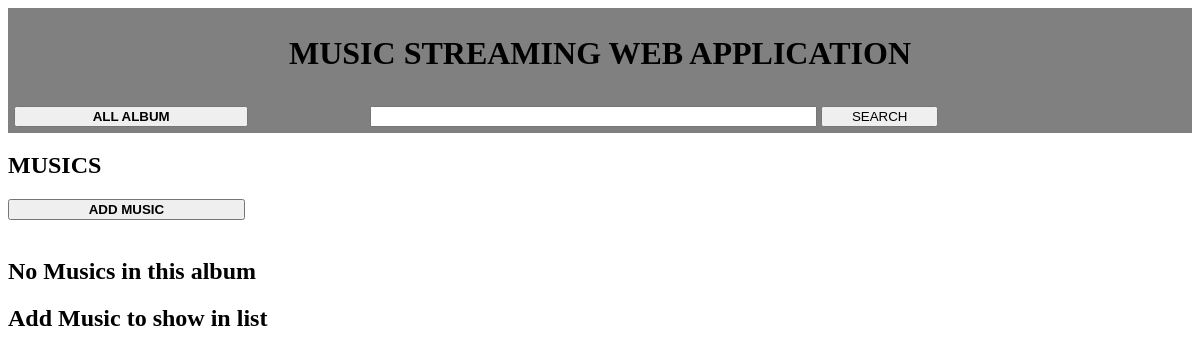
The app's page /Album/Music/4, older data.
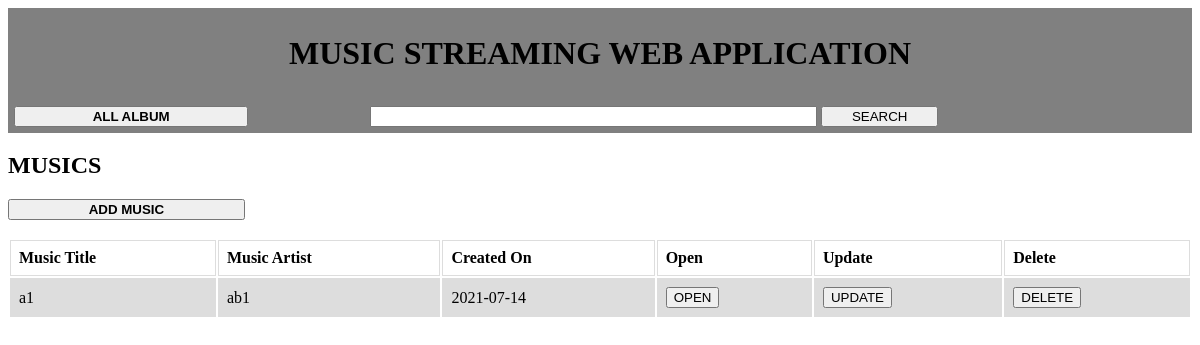
The same page, newer data.
### app.py (models this page shows, shortened)
class Music(db.Model):
    id = db.Column(db.Integer, primary_key=True)
    title = db.Column(db.String(300))
    artist = db.Column(db.String(300))
    album_id = db.Column(db.Integer, db.ForeignKey('album.id'))
    filename = db.Column(db.String(300))
    date_created = db.Column(db.DateTime,  default=datetime.now(pytz.timezone('Asia/Kolkata')))

### app.py (the view)
@app.route('/Album/Music/<int:id>', methods=['GET'])
def music_list(id):
    album = Album.query.get_or_404(id)
    musics = Music.query.filter(album.id == Music.album_id).order_by(Music.date_created).all()
    return render_template('music-list.html', musics=musics, album=album)

### templates/music-list.html
{% extends 'base.html' %}
{% block body %}
    <h2>MUSICS</h2>
    <button style="width: 20%" onclick="window.location.href='Create/{{ album.id }}';"><b>ADD MUSIC</b></button>
    <br><br>
    {% if musics %}
    <table>
      <tr>
        <th>Music Title</th>
          <th>Music Artist</th>
          <th>Created On</th>
          <th>Open</th>
        <th>Update</th>
          <th>Delete</th>
      </tr>
        {% for music in musics %}
      <tr>
        <td>{{ music.title }}</td>
          <td>{{ music.artist }}</td>
        <td>{{ music.date_created.date() }}</td>
          <td><button onclick="window.location.href='/Album/Music/Open/{{ music.id }}';">OPEN</button></td>
          <td><button onclick="window.location.href='/Album/Music/Update/{{ music.id }}';">UPDATE</button></td>
          <td><button onclick="window.location.href='/Album/Music/Delete/{{ music.id }}';">DELETE</button></td>
      </tr>
        {% endfor %}
    </table>
    {% else %}
        <h2>No Musics in this album</h2>
        <h2>Add Music to show in list</h2>
    {% endif %}
{% endblock %}

### templates/base.html (shortened to what this page needs)
<!doctype html>
<html lang="en">
<head>
  <link rel="stylesheet" href="{{ url_for('static', filename='css/base.css') }}">
</head>
<body>
    <div class="header">
        <h1>MUSIC STREAMING WEB APPLICATION</h1>
    </div>
    <div class="nav">
        <button onclick="window.location.href='/';"><b>ALL ALBUM</b></button>
        <form action="/Search" method="POST">
            <input type="text" maxlength="250" name="search" id="search">
            <input class="search-button" type="submit" value="SEARCH">
        </form>
    </div>
    {% block body %} {% endblock %}
</body>
</html>

### static/css/base.css (style rules this page uses)
h1 { text-align: center; }
.header { padding: .5%; background-color: grey; }
.nav { padding: .5%; background-color: grey; }
.nav button { width: 20%; }
.nav form { margin: 0 .25% 0 10%; display: inline-block; width: 50%; }
.nav form input { display: inline-block; width: 75%; }
.nav .search-button { width: 20%; }
table { width: 100%; }
td, th { border: 1px solid #dddddd; text-align: left; padding: 8px; }
tr:nth-child(even) { background-color: #dddddd; }

Row changes from the older to the newer data that the page shows:
added Music: title "a1", artist "ab1", date_created "2021-07-14"
Text that changed along with them:
text no longer shown: "No Musics in this album Add Music to show in list"
text now shown: "Music Title Music Artist Created On Open Update Delete"
